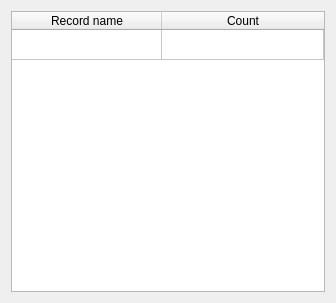
<?xml version="1.0" encoding="UTF-8"?>
<ui version="4.0">
 <class>RecordCountDialog</class>
 <widget class="QDialog" name="RecordCountDialog">
  <property name="geometry">
   <rect>
    <x>0</x>
    <y>0</y>
    <width>336</width>
    <height>303</height>
   </rect>
  </property>
  <property name="windowTitle">
   <string>Record Count</string>
  </property>
  <layout class="QGridLayout" name="gridLayout">
   <item row="0" column="0">
    <widget class="QTableWidget" name="tableWidget">
     <property name="rowCount">
      <number>1</number>
     </property>
     <property name="columnCount">
      <number>2</number>
     </property>
     <attribute name="horizontalHeaderDefaultSectionSize">
      <number>150</number>
     </attribute>
     <attribute name="horizontalHeaderShowSortIndicator" stdset="0">
      <bool>true</bool>
     </attribute>
     <attribute name="horizontalHeaderStretchLastSection">
      <bool>true</bool>
     </attribute>
     <attribute name="verticalHeaderVisible">
      <bool>false</bool>
     </attribute>
     <row/>
     <column>
      <property name="text">
       <string>Record name</string>
      </property>
     </column>
     <column>
      <property name="text">
       <string>Count</string>
      </property>
     </column>
    </widget>
   </item>
  </layout>
 </widget>
 <resources/>
 <connections/>
</ui>
